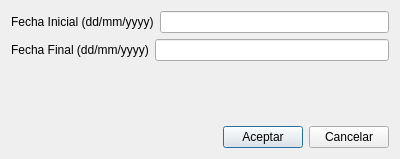
<ui version="4.0" >
 <class>Dialog</class>
 <widget class="QDialog" name="Dialog" >
  <property name="geometry" >
   <rect>
    <x>0</x>
    <y>0</y>
    <width>400</width>
    <height>159</height>
   </rect>
  </property>
  <property name="windowTitle" >
   <string>Informe</string>
  </property>
  <layout class="QVBoxLayout" name="verticalLayout" >
   <item>
    <layout class="QHBoxLayout" name="horizontalLayout" >
     <item>
      <widget class="QLabel" name="label" >
       <property name="text" >
        <string>Fecha Inicial (dd/mm/yyyy)</string>
       </property>
      </widget>
     </item>
     <item>
      <widget class="QLineEdit" name="mui_fecha_inicial" />
     </item>
    </layout>
   </item>
   <item>
    <layout class="QHBoxLayout" name="horizontalLayout_2" >
     <item>
      <widget class="QLabel" name="label_2" >
       <property name="text" >
        <string>Fecha Final (dd/mm/yyyy)</string>
       </property>
      </widget>
     </item>
     <item>
      <widget class="BusquedaFecha" name="mui_fecha_final" />
     </item>
    </layout>
   </item>
   <item>
    <spacer name="verticalSpacer" >
     <property name="orientation" >
      <enum>Qt::Vertical</enum>
     </property>
     <property name="sizeHint" stdset="0" >
      <size>
       <width>20</width>
       <height>20</height>
      </size>
     </property>
    </spacer>
   </item>
   <item>
    <layout class="QHBoxLayout" name="horizontalLayout_3" >
     <item>
      <spacer name="horizontalSpacer" >
       <property name="orientation" >
        <enum>Qt::Horizontal</enum>
       </property>
       <property name="sizeHint" stdset="0" >
        <size>
         <width>40</width>
         <height>20</height>
        </size>
       </property>
      </spacer>
     </item>
     <item>
      <widget class="QPushButton" name="mui_aceptar" >
       <property name="text" >
        <string>Aceptar</string>
       </property>
      </widget>
     </item>
     <item>
      <widget class="QPushButton" name="mui_cancelar" >
       <property name="text" >
        <string>Cancelar</string>
       </property>
      </widget>
     </item>
    </layout>
   </item>
  </layout>
 </widget>
 <customwidgets>
  <customwidget>
   <class>BusquedaFecha</class>
   <extends>QLineEdit</extends>
   <header>busquedafecha.h</header>
  </customwidget>
 </customwidgets>
 <resources/>
 <connections/>
</ui>
